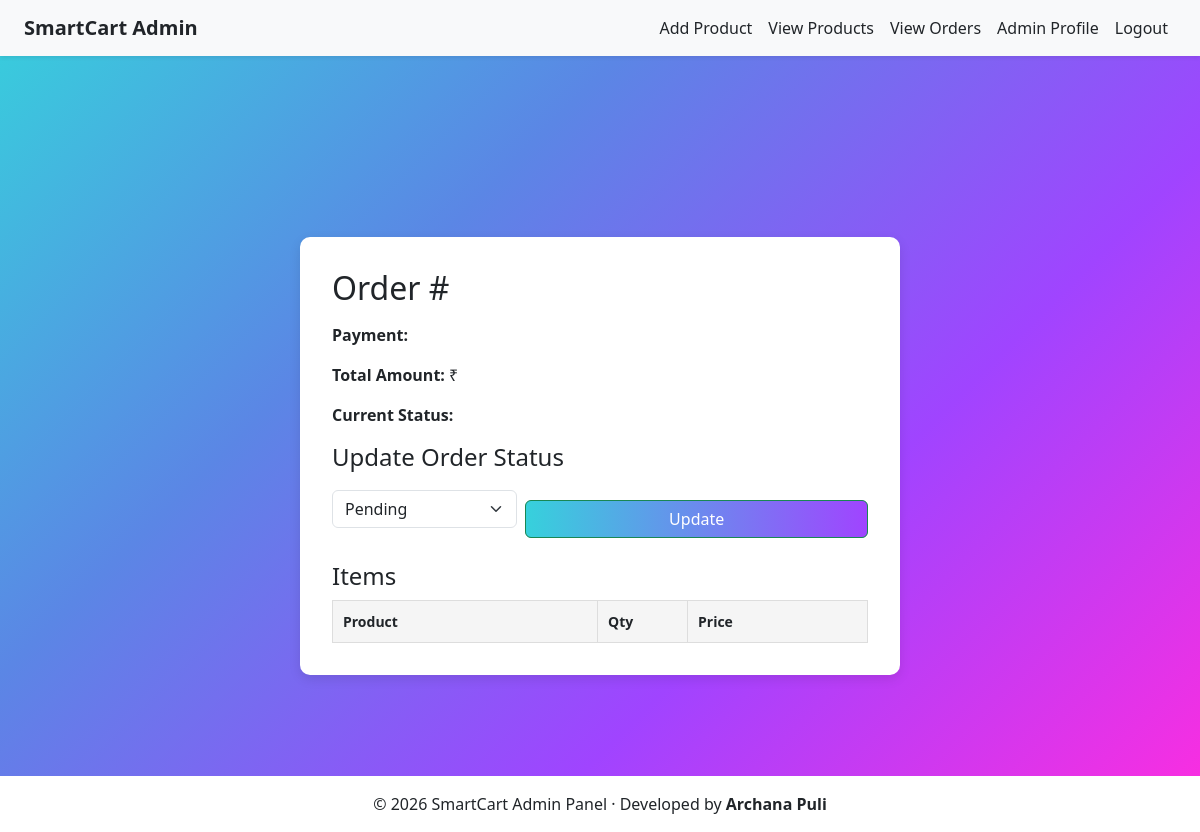
/admin/order/4 (signed in), run on an earlier commit of the app's database.
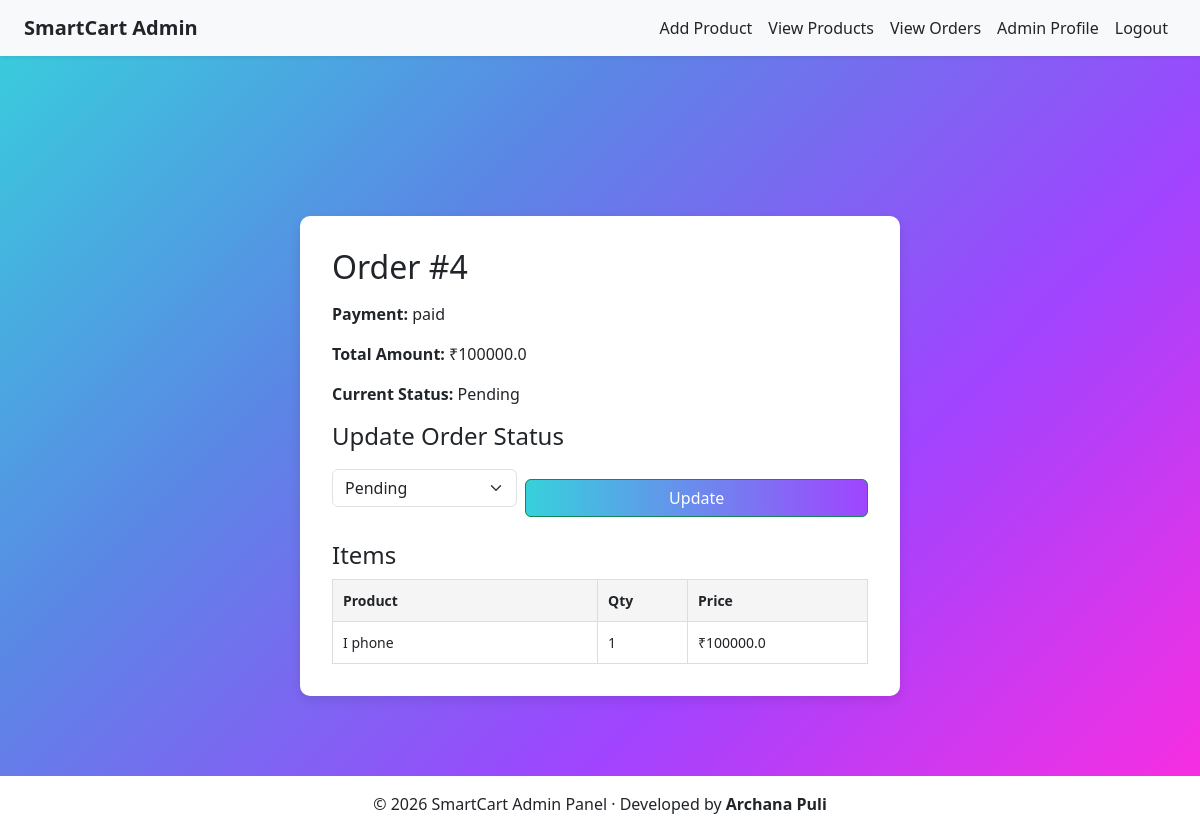
And on a later commit of the database.
### tables this page shows
CREATE TABLE orders (
    order_id INTEGER PRIMARY KEY AUTOINCREMENT,
    user_id INTEGER NOT NULL,
    razorpay_order_id TEXT,
    razorpay_payment_id TEXT,
    amount REAL,
    payment_status TEXT,
    created_at TIMESTAMP DEFAULT CURRENT_TIMESTAMP,
    order_status TEXT DEFAULT 'Pending',
    FOREIGN KEY(user_id) REFERENCES users(user_id)
);

CREATE TABLE order_items (
    id INTEGER PRIMARY KEY AUTOINCREMENT,
    order_id INTEGER NOT NULL,
    product_id INTEGER NOT NULL,
    product_name TEXT,
    quantity INTEGER,
    price REAL,
    FOREIGN KEY(order_id) REFERENCES orders(order_id),
    FOREIGN KEY(product_id) REFERENCES products(product_id)
);

### app.py (the view)
@app.route('/admin/order/<int:order_id>')
def admin_order_details(order_id):
    if 'admin_id' not in session:
        flash("Please login!", "danger")
        return redirect('/admin-login')
    conn = get_db_connection()
    conn.row_factory = sqlite3.Row
    cursor = conn.cursor()
    cursor.execute('SELECT * FROM "orders" WHERE order_id = ?', (order_id,))
    order = cursor.fetchone()
    cursor.execute('SELECT * FROM "order_items" WHERE order_id = ?', (order_id,))
    items = cursor.fetchall()
    cursor.close()
    conn.close()
    return render_template("admin/order_details.html", order=order, items=items)

### app.py (called while the page is built)
def get_db_connection():
    conn = sqlite3.connect('smartcart.db')
    conn.row_factory = sqlite3.Row  # allows dict-like access
    return conn

### templates/admin/order_details.html (shortened to what this page needs)
{% extends "admin/base.html" %}
{% block content %}
<div class="admin-order-wrapper">
<div class="admin-order-card">
    <h2 class="mb-3">Order #{{ order.order_id }}</h2>
    <div class="mb-3">
        <p><strong>Payment:</strong> {{ order.payment_status }}</p>
        <p><strong>Total Amount:</strong> ₹{{ order.amount }}</p>
        <p><strong>Current Status:</strong> {{ order.order_status }}</p>
    </div>
    <h4>Update Order Status</h4>
    <form method="POST"
          action="/admin/update-order-status/{{ order.order_id }}"
          class="d-flex gap-2 align-items-center mb-4">
        <select name="status" class="form-select w-50">
            <option value="Pending"   {% if order.order_status=='Pending' %}selected{% endif %}>Pending</option>
        </select>
        <button type="submit" class="btn btn-success">
            Update
        </button>
    </form>
    <h4>Items</h4>
    <table class="items-table">
        <tr>
            <th>Product</th>
            <th width="90">Qty</th>
            <th width="140">Price</th>
        </tr>
        {% for it in items %}
        <tr>
            <td>{{ it.product_name }}</td>
            <td>{{ it.quantity }}</td>
            <td>₹{{ it.price }}</td>
        </tr>
        {% endfor %}
    </table>
</div>
</div>
{% endblock %}

### templates/admin/base.html (shortened to what this page needs)
<!DOCTYPE html>
<html lang="en">
<head>
    <link href="https://cdn.jsdelivr.net/npm/bootstrap@5.3.2/dist/css/bootstrap.min.css" rel="stylesheet">
    <link rel="stylesheet" href="{{ url_for('static', filename='style_admin.css') }}">
</head>
<body class="d-flex flex-column min-vh-100">
{% if session.get('admin_id') %}
<nav class="navbar navbar-expand-lg navbar-light bg-light shadow-sm">
    <div class="container-fluid px-4">
        <span class="navbar-brand text-dark fw-bold">
            SmartCart Admin
        </span>
        <div class="collapse navbar-collapse" id="adminNavbar">
        <ul class="navbar-nav ms-auto text-dark">
            <li class="nav-item">
                <a class="nav-link text-dark" href="/admin/add-item">Add Product</a>
            </li>
            <li class="nav-item">
                <a class="nav-link text-dark" href="/admin/item-list">View Products</a>
            </li>
            <li class="nav-item">
                <a class="nav-link text-dark" href="/admin/orders">View Orders</a>
            </li>
            <li class="nav-item">
                <a class="nav-link text-dark" href="/admin/profile">Admin Profile</a>
            </li>
            <li class="nav-item">
                <a class="nav-link text-dark" href="/admin-logout">Logout</a>
            </li>
        </ul>
    </div>
    </div>
</nav>
{% endif %}
<main class="flex-fill main-content">
    {% block content %}{% endblock %}
</main>
{% if session.get('admin_id') %}
<footer class="text-center text-dark py-3 mt-auto"
        style="background: linear-gradient(90deg, #fff, #fff);">
    © 2026 SmartCart Admin Panel · Developed by <strong>Archana Puli</strong>
</footer>
{% endif %}
</body>
</html>

### static/style_admin.css (style rules this page uses)
body { margin: 0; min-height: 100vh; font-family: 'Segoe UI', sans-serif; background: linear-gradient(135deg, #36d1dc, #5b86e5, #a044ff, #ff2cdf); display: flex; flex-direction: column; }
.main-content { flex: 1; padding-top: 80px; }
h2 { margin-bottom: 10px; }
button { width: 100%; padding: 12px; margin-top: 20px; border: none; border-radius: 25px; background: linear-gradient(to right, #36d1dc, #a044ff); color: white; font-weight: bold; cursor: pointer; transition: 0.3s; }
footer { bottom: 0; left: 0; width: 100%; }
.admin-order-card { width: 800px; background: white; padding: 30px; border-radius: 15px; box-shadow: 0px 20px 50px rgba(0,0,0,0.25); max-height: 85vh; overflow-y: auto; }
.items-table { width: 100%; border-collapse: collapse; margin-top: 10px; font-size: 14px; }
.items-table th, .items-table td { border: 1px solid #ddd; padding: 10px; }
.items-table th { background-color: #f5f5f5; }
.items-table td:last-child { white-space: nowrap; }
.items-table th:last-child, .items-table td:last-child { width: 180px; }
.admin-order-wrapper { display: flex; justify-content: center; align-items: center; min-height: 80vh; }
.admin-order-card { background: white; padding: 2rem; border-radius: 10px; box-shadow: 0 4px 12px rgba(0, 0, 0, 0.1); width: 100%; max-width: 600px; }

What changed in the data, as far as the page shows it:
added orders: order_id "4", payment_status "paid", amount "100000.0", order_status "Pending", status "Pending"
added order_items: product_name "I phone", quantity "1", price "100000.0"
Also different on the page:
form field status: "Pending" → (not shown)
